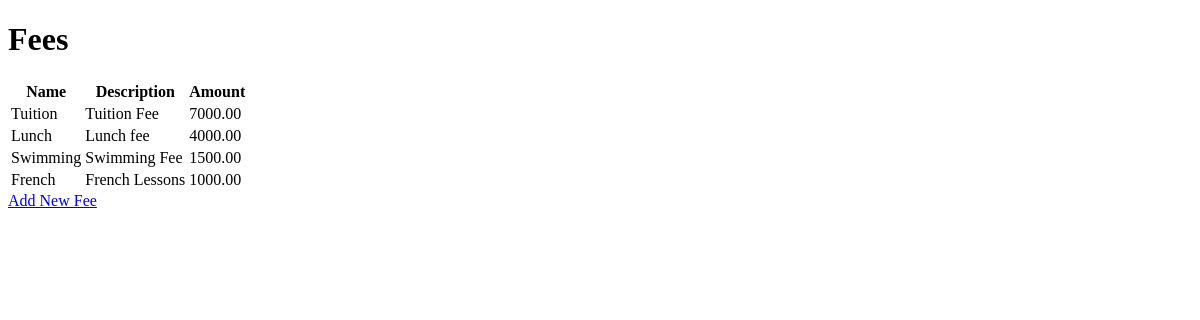
The app's page /finance/, older data.
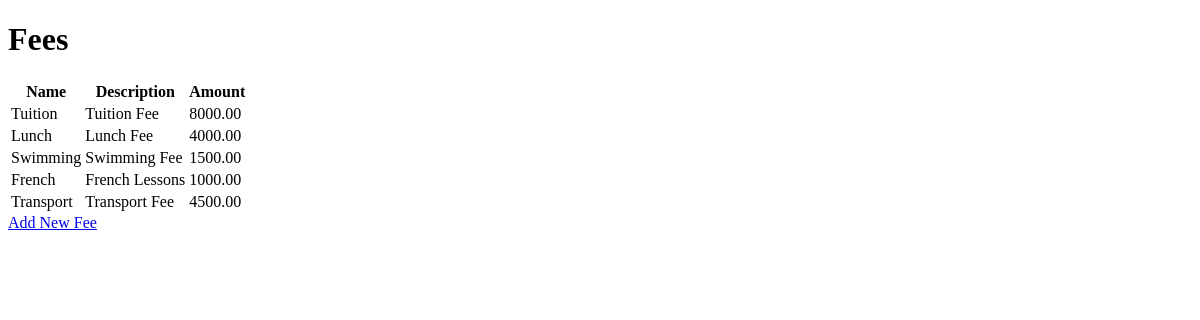
The same page, newer data.
### finance/models.py (models this page shows, shortened)
class FeeType(models.Model):
    name = models.CharField(max_length=100)
    description = models.TextField(blank=True, null=True)
    amount = models.DecimalField(max_digits=10, decimal_places=2)

### finance/views.py (the view)
# urls.py: path('', views.FeeListView.as_view(), name='fee_list'),
class FeeListView(ListView):
    model = FeeType
    template_name = 'finance/fee_list.html'
    context_object_name = 'fees'
    def get_queryset(self):
        return FeeType.objects.all()

### finance/templates/finance/fee_list.html (shortened to what this page needs)
<!DOCTYPE html>
<html lang="en">
<head>
</head>
<body>
    <h1>Fees</h1>
    <table>
        <thead>
            <tr>
                <th>Name</th>
                <th>Description</th>
                <th>Amount</th>
            </tr>
        </thead>
        <tbody>
            {% for fee in fees %}
            <tr>
                <td>{{ fee.name }}</td>
                <td>{{ fee.description }}</td>
                <td>{{ fee.amount }}</td>
            </tr>
            {% endfor %}
        </tbody>
    </table>
    <a href="{% url 'finance:add_fee' %}">Add New Fee</a>
</body>
</html>

Row changes from the older to the newer data that the page shows:
changed FeeType "Tuition": amount "7000.00" → "8000.00"
changed FeeType "Lunch": description "Lunch fee" → "Lunch Fee"
added FeeType: name "Transport", description "Transport Fee", amount "4500.00"
